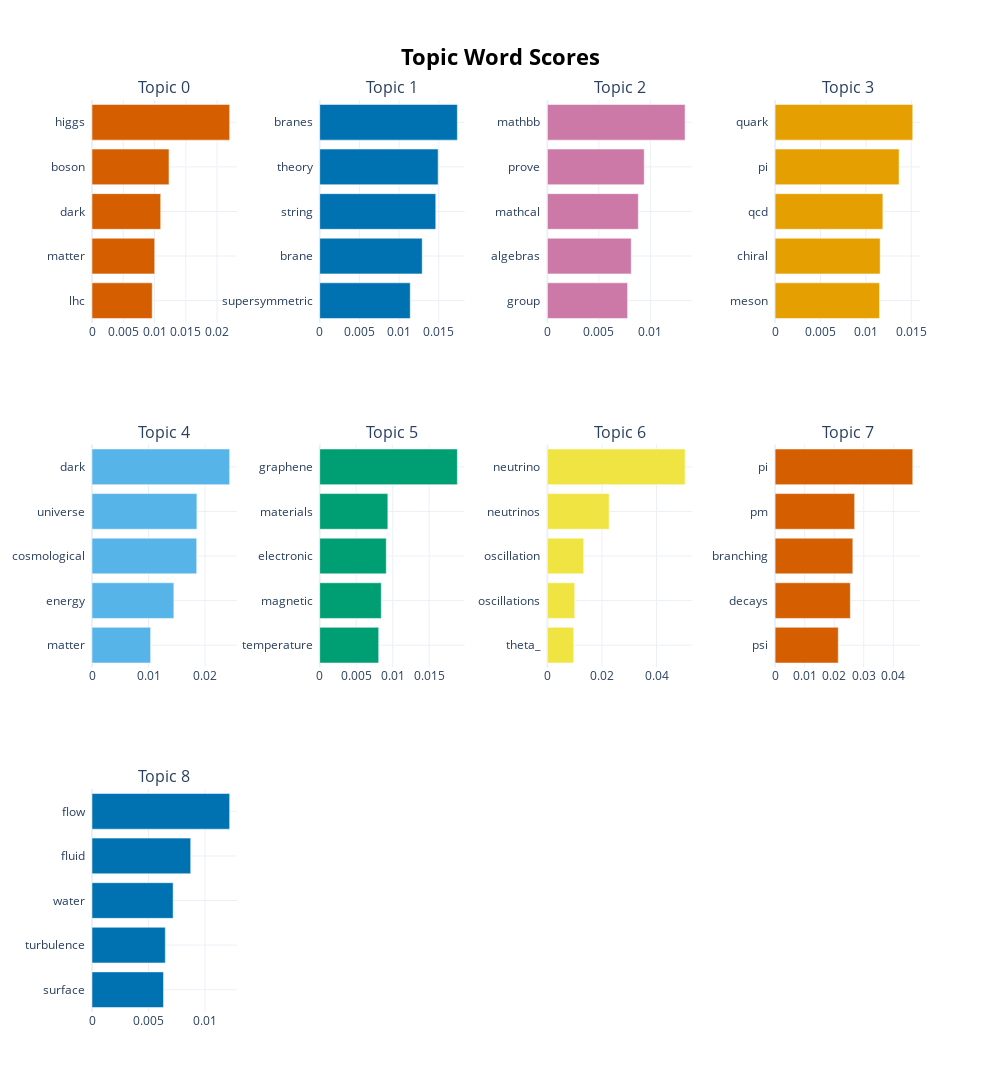

Notebook code for this chart:
### Code cell
topic_model.visualize_barchart(top_n_topics=9, height=700)

### Figure 1 — Plotly figure (JSON) as saved in the notebook; plotly's stock layout.template omitted (floating-point values rounded to 4 significant figures)
{"data": [{"marker": {"color": "#D55E00"}, "orientation": "h", "type": "bar", "x": [0.009626, 0.01003, 0.01098, 0.01231, 0.02201], "xaxis": "x", "y": ["lhc  ", "matter  ", "dark  ", "boson  ", "higgs  "], "yaxis": "y"}, {"marker": {"color": "#0072B2"}, "orientation": "h", "type": "bar", "x": [0.0114, 0.01291, 0.01462, 0.01492, 0.01734], "xaxis": "x2", "y": ["supersymmetric  ", "brane  ", "string  ", "theory  ", "branes  "], "yaxis": "y2"}, {"marker": {"color": "#CC79A7"}, "orientation": "h", "type": "bar", "x": [0.007787, 0.008143, 0.008832, 0.009407, 0.01337], "xaxis": "x3", "y": ["group  ", "algebras  ", "mathcal  ", "prove  ", "mathbb  "], "yaxis": "y3"}, {"marker": {"color": "#E69F00"}, "orientation": "h", "type": "bar", "x": [0.0115, 0.01157, 0.01187, 0.01366, 0.01516], "xaxis": "x4", "y": ["meson  ", "chiral  ", "qcd  ", "pi  ", "quark  "], "yaxis": "y4"}, {"marker": {"color": "#56B4E9"}, "orientation": "h", "type": "bar", "x": [0.01037, 0.01448, 0.01853, 0.01857, 0.02436], "xaxis": "x5", "y": ["matter  ", "energy  ", "cosmological  ", "universe  ", "dark  "], "yaxis": "y5"}, {"marker": {"color": "#009E73"}, "orientation": "h", "type": "bar", "x": [0.008082, 0.008434, 0.009121, 0.009336, 0.01886], "xaxis": "x6", "y": ["temperature  ", "magnetic  ", "electronic  ", "materials  ", "graphene  "], "yaxis": "y6"}, {"marker": {"color": "#F0E442"}, "orientation": "h", "type": "bar", "x": [0.00964, 0.01002, 0.01331, 0.02262, 0.05047], "xaxis": "x7", "y": ["theta_  ", "oscillations  ", "oscillation  ", "neutrinos  ", "neutrino  "], "yaxis": "y7"}, {"marker": {"color": "#D55E00"}, "orientation": "h", "type": "bar", "x": [0.02136, 0.02545, 0.02629, 0.02691, 0.04657], "xaxis": "x8", "y": ["psi  ", "decays  ", "branching  ", "pm  ", "pi  "], "yaxis": "y8"}, {"marker": {"color": "#0072B2"}, "orientation": "h", "type": "bar", "x": [0.006322, 0.006482, 0.007175, 0.008726, 0.01217], "xaxis": "x9", "y": ["surface  ", "turbulence  ", "water  ", "fluid  ", "flow  "], "yaxis": "y9"}], "layout": {"annotations": [{"font": {"size": 16}, "showarrow": false, "text": "Topic 0", "x": 0.0875, "xanchor": "center", "xref": "paper", "y": 1, "yanchor": "bottom", "yref": "paper"}, {"font": {"size": 16}, "showarrow": false, "text": "Topic 1", "x": 0.3625, "xanchor": "center", "xref": "paper", "y": 1, "yanchor": "bottom", "yref": "paper"}, {"font": {"size": 16}, "showarrow": false, "text": "Topic 2", "x": 0.6375, "xanchor": "center", "xref": "paper", "y": 1, "yanchor": "bottom", "yref": "paper"}, {"font": {"size": 16}, "showarrow": false, "text": "Topic 3", "x": 0.9125, "xanchor": "center", "xref": "paper", "y": 1, "yanchor": "bottom", "yref": "paper"}, {"font": {"size": 16}, "showarrow": false, "text": "Topic 4", "x": 0.0875, "xanchor": "center", "xref": "paper", "y": 0.6222, "yanchor": "bottom", "yref": "paper"}, {"font": {"size": 16}, "showarrow": false, "text": "Topic 5", "x": 0.3625, "xanchor": "center", "xref": "paper", "y": 0.6222, "yanchor": "bottom", "yref": "paper"}, {"font": {"size": 16}, "showarrow": false, "text": "Topic 6", "x": 0.6375, "xanchor": "center", "xref": "paper", "y": 0.6222, "yanchor": "bottom", "yref": "paper"}, {"font": {"size": 16}, "showarrow": false, "text": "Topic 7", "x": 0.9125, "xanchor": "center", "xref": "paper", "y": 0.6222, "yanchor": "bottom", "yref": "paper"}, {"font": {"size": 16}, "showarrow": false, "text": "Topic 8", "x": 0.0875, "xanchor": "center", "xref": "paper", "y": 0.2444, "yanchor": "bottom", "yref": "paper"}], "height": 2100, "hoverlabel": {"bgcolor": "white", "font": {"family": "Rockwell", "size": 16}}, "showlegend": false, "title": {"font": {"color": "Black", "size": 22}, "text": "<b>Topic Word Scores", "x": 0.5, "xanchor": "center", "yanchor": "top"}, "width": 1000, "xaxis": {"anchor": "y", "domain": [0, 0.175], "showgrid": true, "type": "linear", "range": [0, 0.02317], "autorange": true}, "xaxis10": {"anchor": "y10", "domain": [0.275, 0.45], "showgrid": true}, "xaxis11": {"anchor": "y11", "domain": [0.55, 0.725], "showgrid": true}, "xaxis12": {"anchor": "y12", "domain": [0.825, 1], "showgrid": true}, "xaxis2": {"anchor": "y2", "domain": [0.275, 0.45], "showgrid": true, "type": "linear", "range": [0, 0.01825], "autorange": true}, "xaxis3": {"anchor": "y3", "domain": [0.55, 0.725], "showgrid": true, "type": "linear", "range": [0, 0.01408], "autorange": true}, "xaxis4": {"anchor": "y4", "domain": [0.825, 1], "showgrid": true, "type": "linear", "range": [0, 0.01596], "autorange": true}, "xaxis5": {"anchor": "y5", "domain": [0, 0.175], "showgrid": true, "type": "linear", "range": [0, 0.02565], "autorange": true}, "xaxis6": {"anchor": "y6", "domain": [0.275, 0.45], "showgrid": true, "type": "linear", "range": [0, 0.01985], "autorange": true}, "xaxis7": {"anchor": "y7", "domain": [0.55, 0.725], "showgrid": true, "type": "linear", "range": [0, 0.05312], "autorange": true}, "xaxis8": {"anchor": "y8", "domain": [0.825, 1], "showgrid": true, "type": "linear", "range": [0, 0.04902], "autorange": true}, "xaxis9": {"anchor": "y9", "domain": [0, 0.175], "showgrid": true, "type": "linear", "range": [0, 0.01281], "autorange": true}, "yaxis": {"anchor": "x", "domain": [0.7556, 1], "showgrid": true, "type": "category", "range": [-0.5, 4.5], "autorange": true}, "yaxis10": {"anchor": "x10", "domain": [0, 0.2444], "showgrid": true}, "yaxis11": {"anchor": "x11", "domain": [0, 0.2444], "showgrid": true}, "yaxis12": {"anchor": "x12", "domain": [0, 0.2444], "showgrid": true}, "yaxis2": {"anchor": "x2", "domain": [0.7556, 1], "showgrid": true, "type": "category", "range": [-0.5, 4.5], "autorange": true}, "yaxis3": {"anchor": "x3", "domain": [0.7556, 1], "showgrid": true, "type": "category", "range": [-0.5, 4.5], "autorange": true}, "yaxis4": {"anchor": "x4", "domain": [0.7556, 1], "showgrid": true, "type": "category", "range": [-0.5, 4.5], "autorange": true}, "yaxis5": {"anchor": "x5", "domain": [0.3778, 0.6222], "showgrid": true, "type": "category", "range": [-0.5, 4.5], "autorange": true}, "yaxis6": {"anchor": "x6", "domain": [0.3778, 0.6222], "showgrid": true, "type": "category", "range": [-0.5, 4.5], "autorange": true}, "yaxis7": {"anchor": "x7", "domain": [0.3778, 0.6222], "showgrid": true, "type": "category", "range": [-0.5, 4.5], "autorange": true}, "yaxis8": {"anchor": "x8", "domain": [0.3778, 0.6222], "showgrid": true, "type": "category", "range": [-0.5, 4.5], "autorange": true}, "yaxis9": {"anchor": "x9", "domain": [0, 0.2444], "showgrid": true, "type": "category", "range": [-0.5, 4.5], "autorange": true}}}
